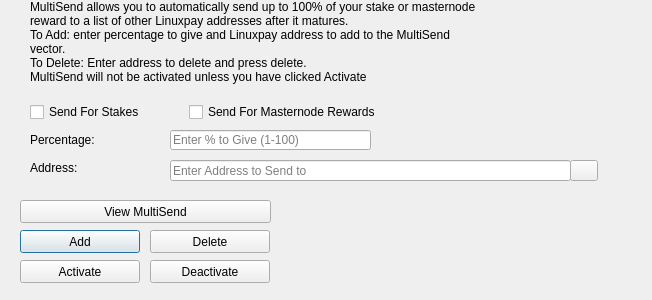
<?xml version="1.0" encoding="UTF-8"?>
<ui version="4.0">
 <class>MultiSendDialog</class>
 <widget class="QDialog" name="MultiSendDialog">
  <property name="windowModality">
   <enum>Qt::NonModal</enum>
  </property>
  <property name="geometry">
   <rect>
    <x>0</x>
    <y>0</y>
    <width>652</width>
    <height>300</height>
   </rect>
  </property>
  <property name="windowTitle">
   <string>MultiSend</string>
  </property>
  <widget class="QLineEdit" name="multiSendPercentEdit">
   <property name="geometry">
    <rect>
     <x>170</x>
     <y>130</y>
     <width>201</width>
     <height>20</height>
    </rect>
   </property>
   <property name="toolTip">
    <string>Enter whole numbers 1 - 100</string>
   </property>
   <property name="placeholderText">
    <string>Enter % to Give (1-100)</string>
   </property>
  </widget>
  <widget class="QLineEdit" name="multiSendAddressEdit">
   <property name="geometry">
    <rect>
     <x>170</x>
     <y>160</y>
     <width>401</width>
     <height>21</height>
    </rect>
   </property>
   <property name="toolTip">
    <string/>
   </property>
   <property name="placeholderText">
    <string>Enter Address to Send to</string>
   </property>
  </widget>
  <widget class="QLabel" name="label_2">
   <property name="geometry">
    <rect>
     <x>30</x>
     <y>0</y>
     <width>451</width>
     <height>121</height>
    </rect>
   </property>
   <property name="lineWidth">
    <number>1</number>
   </property>
   <property name="text">
    <string>MultiSend allows you to automatically send up to 100% of your stake or masternode reward to a list of other Linuxpay addresses after it matures.
To Add: enter percentage to give and Linuxpay address to add to the MultiSend vector.
To Delete: Enter address to delete and press delete.
MultiSend will not be activated unless you have clicked Activate</string>
   </property>
   <property name="alignment">
    <set>Qt::AlignLeading|Qt::AlignLeft|Qt::AlignTop</set>
   </property>
   <property name="wordWrap">
    <bool>true</bool>
   </property>
  </widget>
  <widget class="QLabel" name="message">
   <property name="geometry">
    <rect>
     <x>290</x>
     <y>200</y>
     <width>351</width>
     <height>91</height>
    </rect>
   </property>
   <property name="text">
    <string/>
   </property>
  </widget>
  <widget class="QPushButton" name="addButton">
   <property name="geometry">
    <rect>
     <x>20</x>
     <y>230</y>
     <width>120</width>
     <height>23</height>
    </rect>
   </property>
   <property name="toolTip">
    <string/>
   </property>
   <property name="statusTip">
    <string>Add to MultiSend Vector</string>
   </property>
   <property name="text">
    <string>Add</string>
   </property>
  </widget>
  <widget class="QPushButton" name="disableButton">
   <property name="geometry">
    <rect>
     <x>150</x>
     <y>260</y>
     <width>120</width>
     <height>23</height>
    </rect>
   </property>
   <property name="statusTip">
    <string>Deactivate MultiSend</string>
   </property>
   <property name="text">
    <string>Deactivate</string>
   </property>
  </widget>
  <widget class="QPushButton" name="addressBookButton">
   <property name="geometry">
    <rect>
     <x>570</x>
     <y>160</y>
     <width>28</width>
     <height>21</height>
    </rect>
   </property>
   <property name="toolTip">
    <string>Choose an address from the address book</string>
   </property>
   <property name="text">
    <string/>
   </property>
   <property name="icon">
    <iconset resource="../linuxpay.qrc">
     <normaloff>:/icons/address-book</normaloff>:/icons/address-book</iconset>
   </property>
   <property name="shortcut">
    <string>Alt+A</string>
   </property>
   <property name="autoDefault">
    <bool>false</bool>
   </property>
  </widget>
  <widget class="QLabel" name="label">
   <property name="geometry">
    <rect>
     <x>30</x>
     <y>130</y>
     <width>121</width>
     <height>20</height>
    </rect>
   </property>
   <property name="toolTip">
    <string>Percentage of stake to send</string>
   </property>
   <property name="text">
    <string>Percentage:</string>
   </property>
  </widget>
  <widget class="QLabel" name="label_5">
   <property name="geometry">
    <rect>
     <x>30</x>
     <y>160</y>
     <width>111</width>
     <height>16</height>
    </rect>
   </property>
   <property name="toolTip">
    <string>Address to send portion of stake to</string>
   </property>
   <property name="text">
    <string>Address:</string>
   </property>
  </widget>
  <widget class="QPushButton" name="deleteButton">
   <property name="geometry">
    <rect>
     <x>150</x>
     <y>230</y>
     <width>120</width>
     <height>23</height>
    </rect>
   </property>
   <property name="toolTip">
    <string/>
   </property>
   <property name="statusTip">
    <string>Delete Address From MultiSend Vector</string>
   </property>
   <property name="text">
    <string>Delete</string>
   </property>
  </widget>
  <widget class="QPushButton" name="activateButton">
   <property name="geometry">
    <rect>
     <x>20</x>
     <y>260</y>
     <width>120</width>
     <height>23</height>
    </rect>
   </property>
   <property name="statusTip">
    <string>Activate MultiSend</string>
   </property>
   <property name="text">
    <string>Activate</string>
   </property>
  </widget>
  <widget class="QPushButton" name="viewButton">
   <property name="geometry">
    <rect>
     <x>20</x>
     <y>200</y>
     <width>251</width>
     <height>23</height>
    </rect>
   </property>
   <property name="toolTip">
    <string/>
   </property>
   <property name="statusTip">
    <string>View MultiSend Vector</string>
   </property>
   <property name="text">
    <string>View MultiSend</string>
   </property>
  </widget>
  <widget class="QWidget" name="horizontalLayoutWidget">
   <property name="geometry">
    <rect>
     <x>30</x>
     <y>100</y>
     <width>351</width>
     <height>24</height>
    </rect>
   </property>
   <layout class="QHBoxLayout" name="horizontalLayout">
    <item>
     <widget class="QCheckBox" name="multiSendStakeCheckBox">
      <property name="text">
       <string>Send For Stakes</string>
      </property>
     </widget>
    </item>
    <item>
     <widget class="QCheckBox" name="multiSendMasternodeCheckBox">
      <property name="text">
       <string>Send For Masternode Rewards</string>
      </property>
     </widget>
    </item>
   </layout>
  </widget>
 </widget>
 <resources>
  <include location="../linuxpay.qrc"/>
 </resources>
 <connections/>
</ui>
